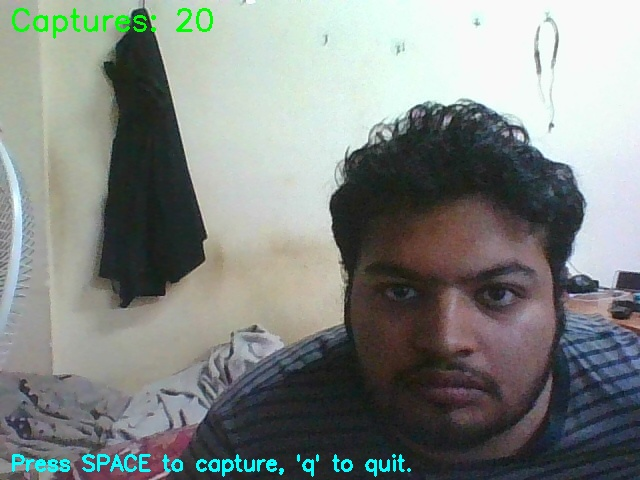
#> input picture update/dataset/Aashutosh/Aashutosh_20251206_181048.jpg, 640 x 480 px, given in place of the camera
$ python face_detection.py
#> lines starting #> are read from the running program, lines starting #| are printed output that depends on the picture; after the words box and inside, x2 and y2 are one past the last pixel; in counts of white or black regions, pixels touching at a corner belong together
import cv2
import numpy as np

cap = cv2.VideoCapture(0)
face_cascade = cv2.CascadeClassifier(r"D:\CODE\final year project\Real-time-Face-Recognition-Project\haarcascade_frontalface_alt.xml")

while True:
	ret,frame = cap.read()
#> frame is the input picture: shape (480, 640, 3); mean B, G, R 131, 134.2, 128.9

	gray_frame = cv2.cvtColor(frame,cv2.COLOR_BGR2GRAY)
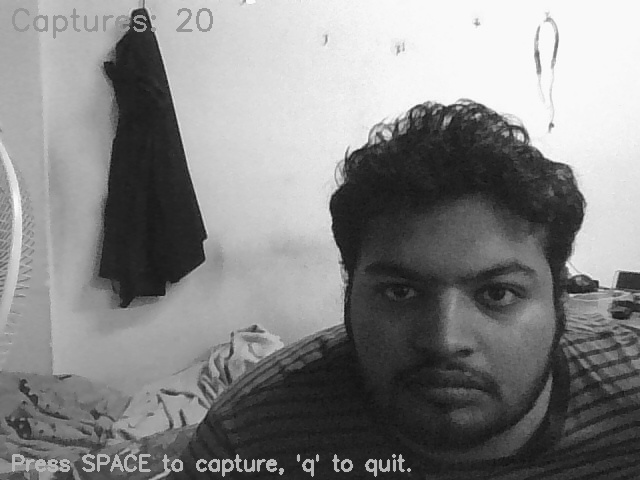
#> gray_frame: shape (480, 640); min 13, max 254, mean 132.3

	if ret == False:
		continue

	faces = face_cascade.detectMultiScale(gray_frame,1.3,5)
#> faces = [[322, 196, 247, 247]]
	if len(faces) == 0:
		continue

	for face in faces[:1]:
		x,y,w,h = face

		offset = 10
		face_offset = frame[y-offset:y+h+offset,x-offset:x+w+offset]
		face_selection = cv2.resize(face_offset,(100,100))

		cv2.imshow("Face", face_selection)
		cv2.rectangle(frame,(x,y),(x+w,y+h),(0,255,0),2)
#> this loop made 1 pass
#> (x, y, w, h, offset) on pass 1: (322, 196, 247, 247, 10)
#> pass 1, `face_offset = frame[y-offset:y+h+offset,x-offset:x+w+offset]`:
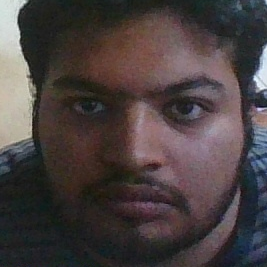
#> face_offset: shape (267, 267, 3); mean B, G, R 64.6, 64.6, 73.3
#> after the loop:
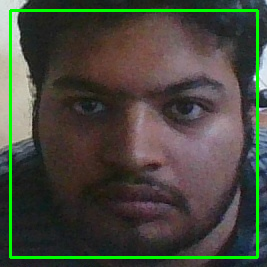
#> face_offset: shape (267, 267, 3); 4.15% of pixels changed, all inside (x1, y1, x2, y2) = (9, 9, 259, 259)
#> after the loop:
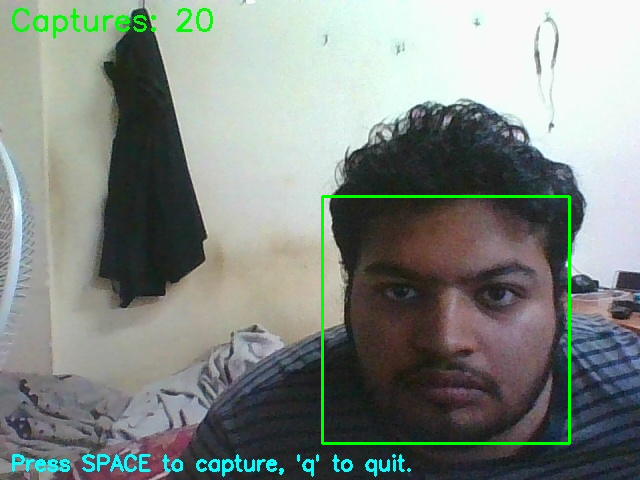
#> frame: shape (480, 640, 3); 0.96% of pixels changed, all inside (x1, y1, x2, y2) = (321, 195, 571, 445)

	cv2.imshow("faces",frame)

	key_pressed = cv2.waitKey(1) & 0xFF
#> (key q is pressed here)
	if key_pressed == ord('q'):
		break

cap.release()
cv2.destroyAllWindows()

$ run again, on update/dataset/Aashutosh/Aashutosh_20251206_181052.jpg
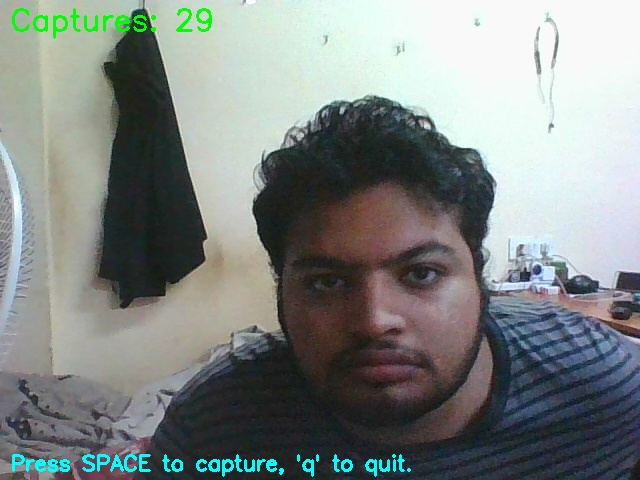
#> input picture update/dataset/Aashutosh/Aashutosh_20251206_181052.jpg, 640 x 480 px, given in place of the camera
#> frame is the input picture: shape (480, 640, 3); mean B, G, R 131.9, 134.3, 128.1
#> faces = [[263, 187, 232, 232]]
#> the loop `for face in faces[:1]:` made 1 pass
#> (x, y, w, h, offset) on pass 1: (263, 187, 232, 232, 10)
#> after the loop `for face in faces[:1]:`:
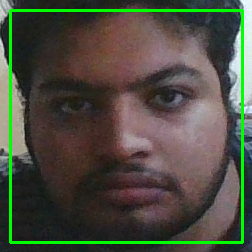
#> face_offset: shape (252, 252, 3); mean B, G, R 64.9, 77.4, 76.6
#> after the loop `for face in faces[:1]:`:
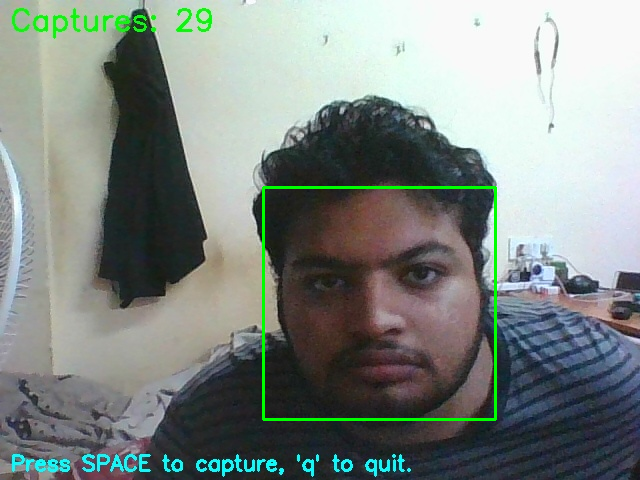
#> frame: shape (480, 640, 3); 0.9% of pixels changed, all inside (x1, y1, x2, y2) = (262, 186, 497, 421)
